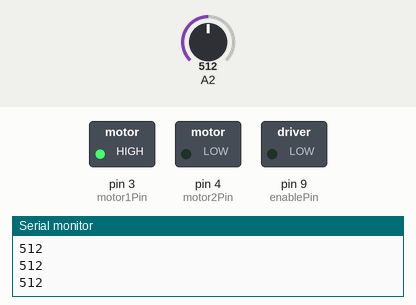
A sketch run on a simulated Arduino Uno, built with avr-gcc and run on an emulated ATmega328P. On the bench: switched loads named in the sketch (green lamp = pin HIGH), the last lines printed to the serial monitor. The test bench sets the inputs (shaded band); at power-on: A2 = 512.

Above: at 1.2 s.
1.3 s: A2 set to 716
At 1.7 s:
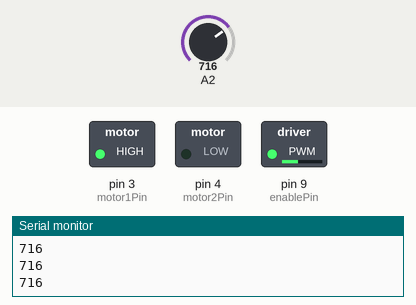
2.8 s: A2 set to 900
At 4.0 s:
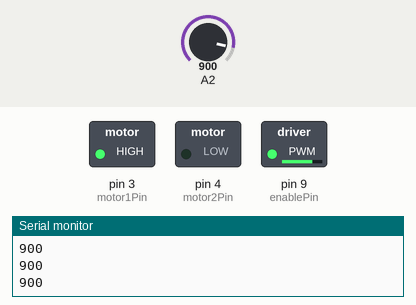
4.3 s: A2 set to 511
At 5.2 s:
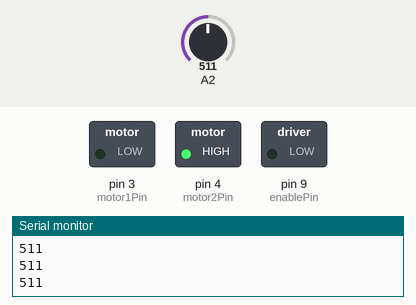
5.8 s: A2 set to 498
At 6.5 s:
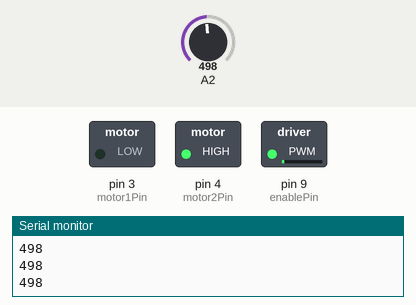
7.3 s: A2 set to 522
At 8.5 s:
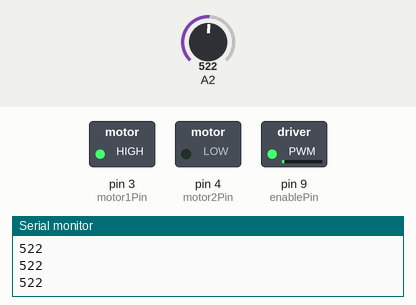
8.8 s: A2 set to 306
At 10.0 s:
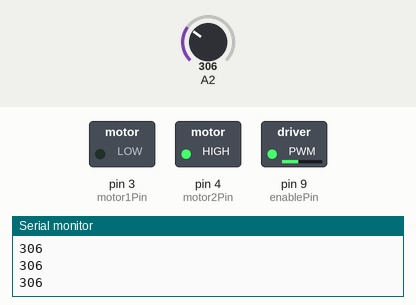
Timing chart, 0 to 11.3 s (numbered marks = the images above; inputs shaded):
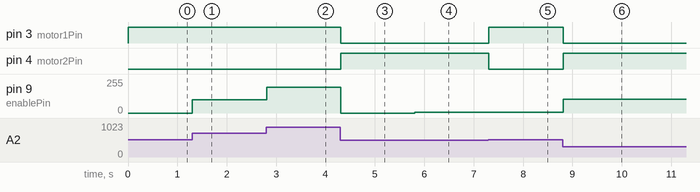

Measured:
- after the input at 1.3 s, pin 9 (enablePin): 0/255 → 101/255 at once
- after the input at 2.8 s, pin 9 (enablePin): 101/255 → 193/255 at once
- after the input at 4.3 s, pin 3 (motor1Pin): HIGH → LOW at once; pin 4 (motor2Pin): LOW → HIGH at once; pin 9 (enablePin): 193/255 → 0/255 at once
- after the input at 5.8 s, pin 9 (enablePin): 0/255 → 6/255 at once
- after the input at 7.3 s, pin 3 (motor1Pin): LOW → HIGH at once; pin 4 (motor2Pin): HIGH → LOW at once; pin 9 (enablePin): 6/255 → 4/255 at once
- after the input at 8.8 s, pin 3 (motor1Pin): HIGH → LOW at once; pin 4 (motor2Pin): LOW → HIGH at once; pin 9 (enablePin): 4/255 → 102/255 at once

The sketch:

HBridge.ino
```cpp
const int switchPin = A0;    // switch input
const int motor1Pin = 3;    // H-bridge leg 1 (pin 2, 1A)
const int motor2Pin = 4;    // H-bridge leg 2 (pin 7, 2A)
const int enablePin = 9;    // H-bridge enable pin

void setup() {
  pinMode(switchPin, INPUT);
  pinMode(motor1Pin, OUTPUT);
  pinMode(motor2Pin, OUTPUT);
  pinMode(enablePin, OUTPUT);

  Serial.begin(9600);
}

void loop() {
  int joystick = analogRead(A2);
  boolean dir = joystick < 512 ? true : false;
  Serial.println(joystick);
  int power = map(abs(joystick - 512), 0, 512, 0, 255);
  analogWrite(enablePin, power);

  if (dir) {
    digitalWrite(motor1Pin, LOW);
    digitalWrite(motor2Pin, HIGH);
  }
  else {
    digitalWrite(motor1Pin, HIGH);
    digitalWrite(motor2Pin, LOW);
  }
}
```
